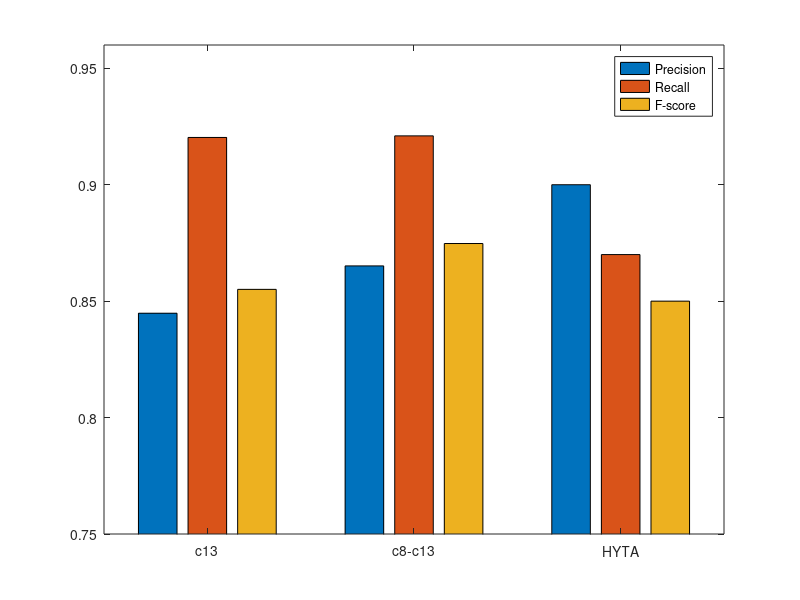

MATLAB code for this plot:
% This plots the comparison with state
% Please refer the following link for details: https://github.com/Soumyabrata/color-channels
% -----------------------------------------------------
 
clear all; clc; 

addpath('./HYTA+GT/');
addpath('./helperscripts/');
addpath('./precomputed/');

figure;

% These figures are found from 'scorecard.xlsx'
D1=[0.8448136063 0.9202980031 0.8550608875];
D2=[0.8651372063 0.9209823375 0.8747497344];

SOA=[0.9 0.87 0.85];
mat=cat(1,D1,D2,SOA);

bar(mat,'grouped');
set(gca,'XTickLabel',[' c13  ';'c8-c13';' HYTA ']);
ylim([0.75 0.96]);
legend('Precision','Recall','F-score')